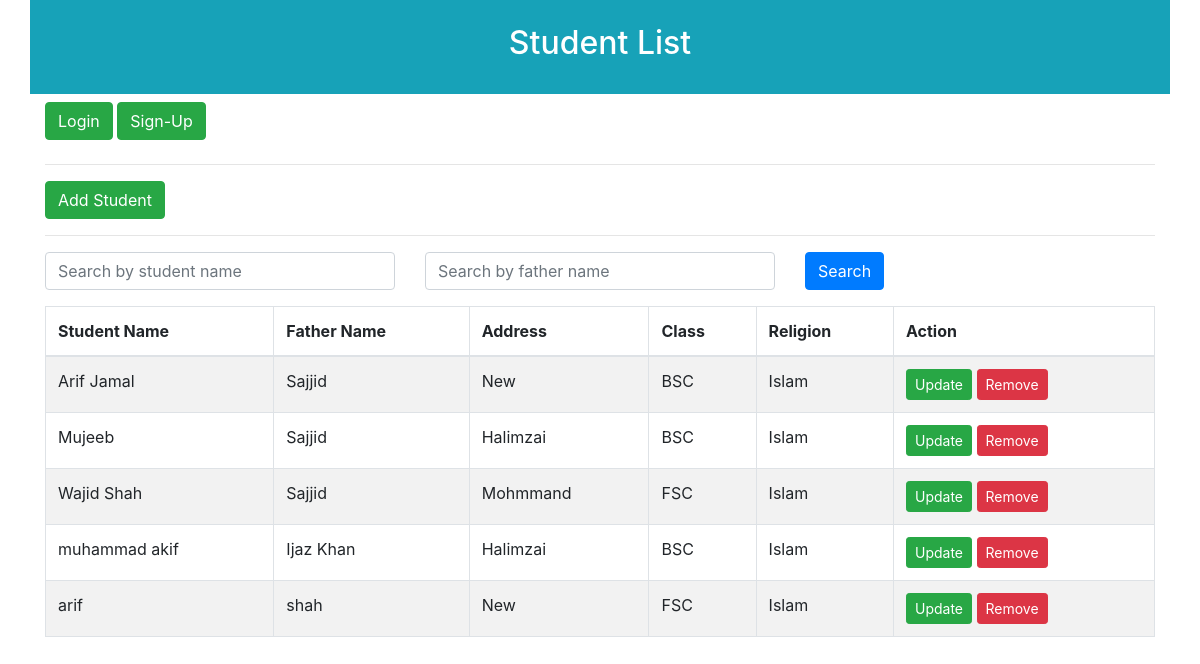
Screenshot of /student/student_list/ with the database file from the repository.
### student/models.py (models this page shows, shortened)
class Add_student(models.Model):
	student_name = models.CharField(max_length=120)
	father_name = models.CharField(max_length=120)
	address = models.CharField(max_length=120, null=True, blank=True)
	select_class = models.ForeignKey(Add_class, on_delete=models.CASCADE)
	religion = models.CharField(max_length=1200)

### class_app/models.py (models this page shows)
class Add_class(models.Model):
	class_name = models.CharField(max_length=120)
	def __str__(self):
		return self.class_name

### student/views.py (the view)
# urls.py: path('student_list/', views.student_list, name='student_list'),
def student_list(request):
	all_students = Add_student.objects.all()
	student_name = ""
	if 'student_name' in request.GET:
		student_name = request.GET['student_name']
		if student_name:
			all_students = all_students.filter(student_name__icontains=student_name)
	if 'father_name' in request.GET:
		father_name = request.GET['father_name']
		if father_name:
			all_students = all_students.filter(father_name__icontains=father_name)
	count = all_students.count()
	data = {'all_students': all_students, 'student_name': student_name, 'count': count}
	return render(request, 'student_list.html', data)

### templates/student_list.html (shortened to what this page needs)
{% extends 'links.html' %}
{% load static %}
{% block content %}
	<div class="container p-4 bg-info text-white text-center">
		<h2>Student List</h2>
	</div>
	{% include 'nav.html' %}
	<div class="container mt-4">
		<hr>
		<a href="{% url 'add_student' %}" class="btn btn-success">Add Student</a>
		<hr>
	</div>
	<div class="container">
		<form action="">
			<div class="row">
				<div class="col-sm-4">
					<input type="text" name="student_name" placeholder="Search by student name" class="form-control d-block">
				</div>
				<div class="col-sm-4">
					<input type="text" name="father_name" placeholder="Search by father name" class="form-control d-block">
				</div>
				<div class="col-sm-4">
					<button class="btn btn-primary">Search</button>
				</div>
			</div>
		</form>
	</div>
	<div class="container mt-3">
		<table class="table table-bordered table-striped table-hover">
			<tr>
				<thead>
					<th>Student Name</th>
					<th>Father Name</th>
					<th>Address</th>
					<th>Class</th>
					<th>Religion</th>
					<th>Action</th>
				</thead>
			</tr>
			<tbody>
				{% if all_students %}
					{% for i in all_students %}
					<tr>
						<td>{{ i.student_name }}</td>
						<td>{{ i.father_name }}</td>
						<td>{{ i.address }}</td>
						<td>{{ i.select_class }}</td>
						<td>{{ i.religion }}</td>
						<td>
							<a href="{% url 'student_update' i.id %}" class="btn btn-success btn-sm">Update</a>
							<a href="{% url 'student_delete' i.id %}" class="btn btn-danger btn-sm">Remove</a>
						</td>
					</tr>
					{% endfor %}
			</tbody>
		</table>
	</div>
	{% else %}
			<h5 class="alert alert-danger">Sorry No Records Founds</h5>
	{% endif %}
</body>
{% endblock %}

### templates/links.html (shortened to what this page needs)
{% load static %}
<!DOCTYPE html>
<html>
<head>
  <link rel="stylesheet" href="{% static 'bootstrap.min.css' %}">
</head>
<body>
	{% block content %}
	{% endblock %}
</body>
</html>

### templates/nav.html
<div class="container pt-2">
	{% if request.user.is_authenticated %}
		<a href="{% url 'student_home' %}" class="btn btn-warning">Home</a>
		<a href="{% url 'teacher_list' %}" class="btn btn-primary">Teacher List</a>
		<a href="{% url 'student_list' %}" class="btn btn-secondary">Student List</a>
		<a href="{% url 'add_subject'%}" class="btn btn-info">Subject</a>
		<a href="{% url 'classes_list' %}" class="btn btn-success">Classes</a>
		<a href="{% url 'logout_user' %}" class="btn btn-success float-right">Logout</a>
	{% else %}
		<a href="{% url 'login_page' %}" class="btn btn-success">Login</a>
		<a href="" class="btn btn-success">Sign-Up</a>
	{% endif %}
</div>

### rows the page displays
Add_student: student_name "Arif Jamal", father_name "Sajjid", address "New", select_class "BSC", religion "Islam"
Add_student: student_name "Mujeeb", father_name "Sajjid", address "Halimzai", select_class "BSC", religion "Islam"
Add_student: student_name "Wajid Shah", father_name "Sajjid", address "Mohmmand", select_class "FSC", religion "Islam"
Add_student: student_name "muhammad akif", father_name "Ijaz Khan", address "Halimzai", select_class "BSC", religion "Islam"
Add_student: student_name "arif", father_name "shah", address "New", select_class "FSC", religion "Islam"
